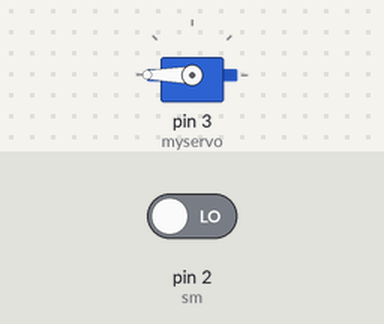
A sketch run on a simulated Arduino Uno, built with avr-gcc and run on an emulated ATmega328P. On the bench: servo. Inputs (shaded band) come from the test bench; at power-on: pin 2 (sm) LOW.

Above: at 1.2 s.
1.3 s: pin 2 (sm) driven HIGH
At 1.8 s:
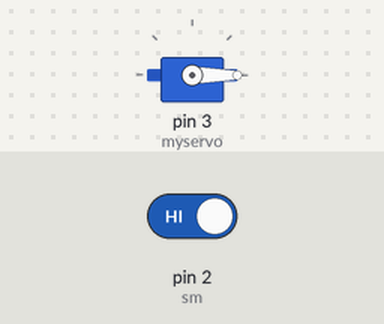
2.8 s: pin 2 (sm) driven LOW
At 4.1 s:
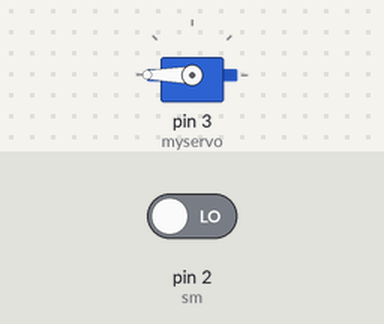
Timing chart, 0 to 5.8 s (numbered marks = the images above; inputs shaded):
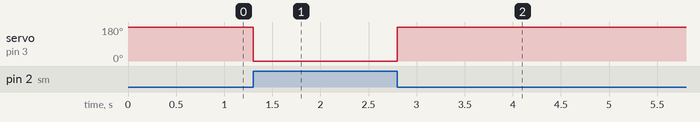

The sketch:

ARDUINO2.ino
```cpp
//// SMART CLOTHESLINE

#include<Servo.h>
Servo myservo;
int sm = 2;
int pos = 0;
int val;


void setup(){
  myservo.attach(3);
  pinMode(sm,INPUT);

}

void loop(){
int smr = digitalRead(sm);

 if (smr == HIGH){
   myservo.write(0);
   delay(100);
 }

else{

  (smr = LOW);
   myservo.write(180);
   delay(100);
}

}
```

Measured:
- after the input at 1.3 s, servo on pin 3 (myservo): 180° → 0° at once
- after the input at 2.8 s, servo on pin 3 (myservo): 0° → 180° at once
